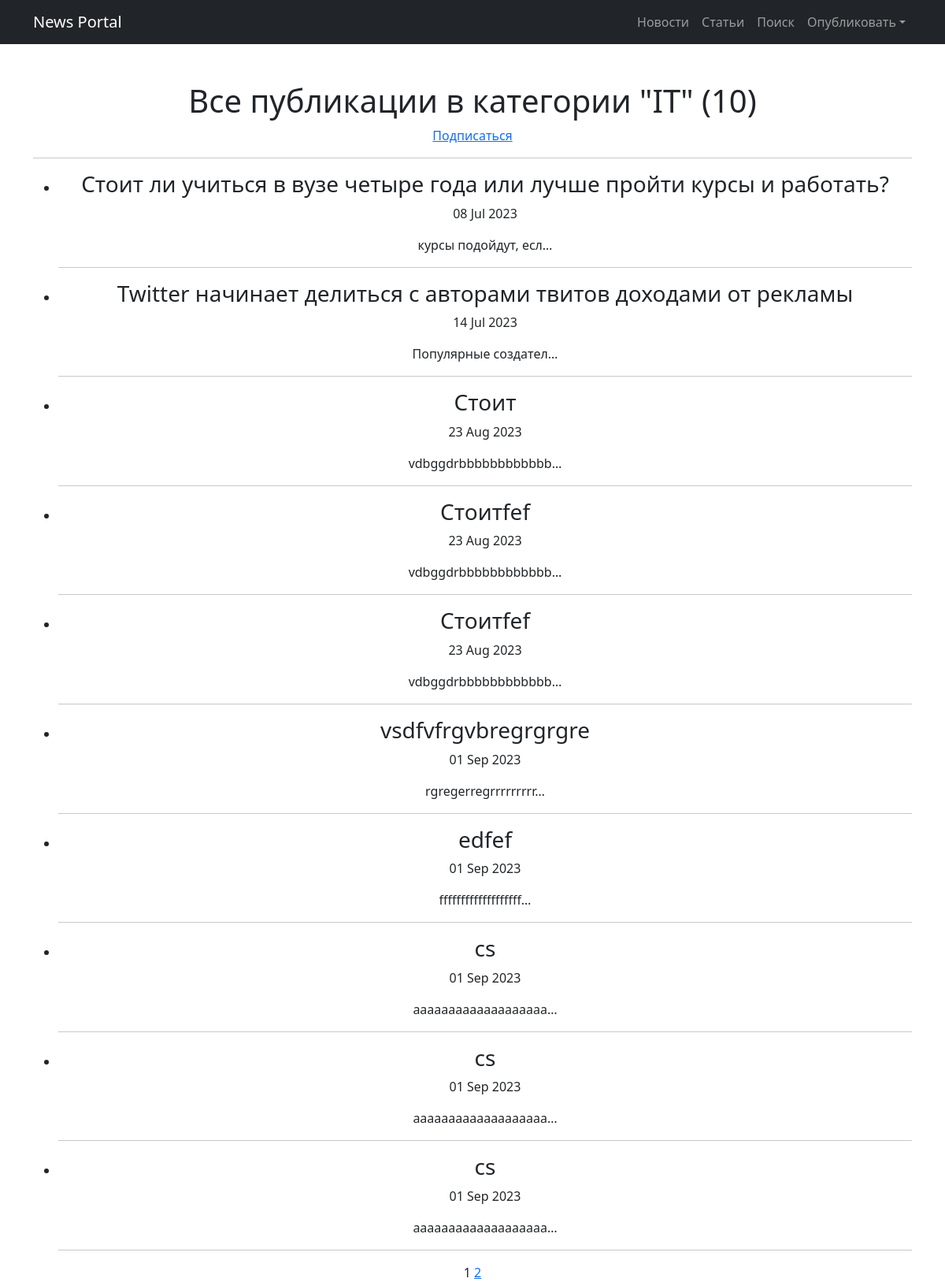
Page /posts/categories/1 on the committed database.
### news/models.py (models this page shows, shortened)
class Category(models.Model):
    name = models.CharField(max_length=70, unique=True)
    subscribers = models.ManyToManyField(User, blank=True)

class Post(models.Model):
    article = 'AR'
    news = 'NW'
    post_type = [
        (article, 'Статья'),
        (news, 'Новость')
    ]
    author = models.ForeignKey(Author, on_delete=models.PROTECT)
    type_post = models.CharField(max_length=2, choices=post_type)
    time_create = models.DateTimeField(auto_now_add=True)
    category = models.ManyToManyField(Category, through='PostCategory')
    header = models.CharField(max_length=150)
    text = models.TextField(default='Пост')
    rating = models.IntegerField(default=0)

### news/views.py (the view)
# urls.py: path('categories/<int:pk>', CategoryList.as_view(), name='category_list'),
class CategoryList(ListView):
    model = Post
    ordering = '-time_create'
    context_object_name = 'categories'
    template_name = 'category_list.html'
    paginate_by = 10
    def get_queryset(self):
        self.category = get_object_or_404(Category, id=self.kwargs['pk'])
        queryset = Post.objects.filter(category=self.category)
        return queryset
    def get_context_data(self, **kwargs):
        context = super().get_context_data(**kwargs)
        context['is_not_subscriber'] = self.request.user not in self.category.subscribers.all()
        context['is_subscriber'] = self.request.user in self.category.subscribers.all()
        context['category'] = self.category
        return context

### news/templatetags/my_filters.py (called while the page is built)
@register.filter()
def censor(text):
    censored_text = text
    bad_words = ['выходные', 'Выходные', 'синоптик', 'Синоптик', ]
    if type(text) is str:
        for bad_word in bad_words:
            censored_text = censored_text.replace(bad_word, bad_word[0] + '*' * (len(bad_word) - 1) + bad_word[-1])
    else:
        raise TypeError
    return censored_text

### templates/category_list.html (shortened to what this page needs)
{% extends 'flatpages/default.html' %}\
{% load my_filters %}
{% block content %}
    <h1>Все публикации в категории "{{category.name}}" ({{categories|length}})</h1>
    {% if is_not_subscriber %}
        <a href="{% url 'subscribe' category.id %}">Подписаться</a>
    {% endif %}
    <hr>
    {% if categories %}
        <ul>
            {% for post in categories %}
                <li>
                    <h3>{{ post.header|censor }}</h3>
                    <p>{{ post.time_create|date:'d M Y' }}</p>
                    <p>{{ post.text|truncatechars:20|censor }}</p>
                </li>
                <hr>
            {% endfor %}
        </ul>
    {% else %}
        <h2>Публикаций нет</h2>
    {% endif %}
   {{ page_obj.number }}
   {% if page_obj.has_next %}
       <a href="?page={{ page_obj.next_page_number }}">{{ page_obj.next_page_number }}</a>
   {% endif %}
{% endblock content %}

### rows in the picture
Category: name "IT"
Post: header|censor "Стоит ли учиться в вузе четыре года или лучше пройти курсы и работать?", time_create "08 Jul 2023", text|censor "курсы подойдут, есл…"
Post: header|censor "Twitter начинает делиться с авторами твитов доходами от рекламы", time_create "14 Jul 2023", text|censor "Популярные создател…"
Post: header|censor "Стоит", time_create "23 Aug 2023", text|censor "vdbggdrbbbbbbbbbbbb…"
Post: header|censor "Стоитfef", time_create "23 Aug 2023", text|censor "vdbggdrbbbbbbbbbbbb…"
Post: header|censor "Стоитfef", time_create "23 Aug 2023", text|censor "vdbggdrbbbbbbbbbbbb…"
Post: header|censor "vsdfvfrgvbregrgrgre", time_create "01 Sep 2023", text|censor "rgregerregrrrrrrrrr…"
Post: header|censor "edfef", time_create "01 Sep 2023", text|censor "fffffffffffffffffff…"
Post: header|censor "cs", time_create "01 Sep 2023", text|censor "aaaaaaaaaaaaaaaaaaa…"
Post: header|censor "cs", time_create "01 Sep 2023", text|censor "aaaaaaaaaaaaaaaaaaa…"
Post: header|censor "cs", time_create "01 Sep 2023", text|censor "aaaaaaaaaaaaaaaaaaa…"

### other values in the picture
{{ categories|length }} "10"
{{ page_obj.number }} "1"
{{ page_obj.next_page_number }} "2"
